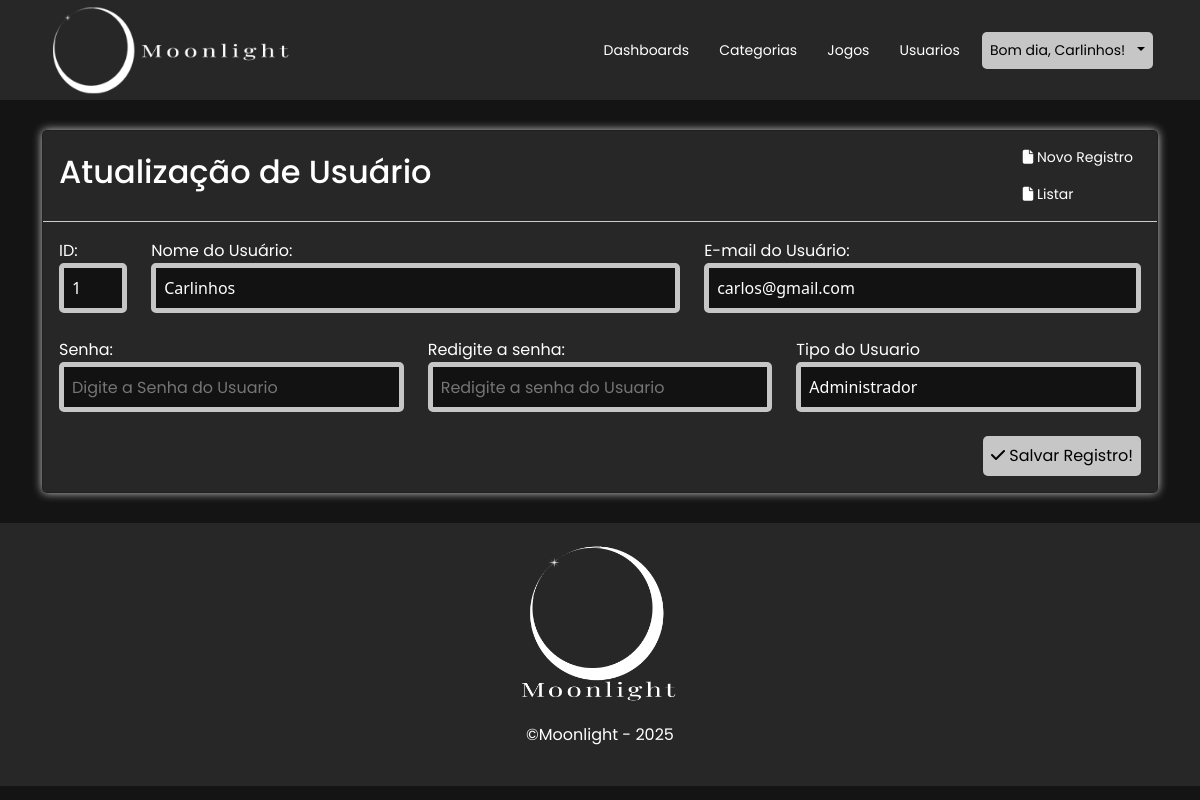
Page /Moonlight_Backend/Public/usuario/index/1 (signed in) on the committed database.
### Moonlight_Backend/Controller/UsuarioController.php (called while the page is built, shortened)
<?php
class UsuarioController{
    private $usuario;
    public function __construct(){
        $pdo = Conexao::connect();
        $this->usuario = new UsuarioModel($pdo);
    }
    public function index($id) {
        if (!empty($id)) {
            $dados = $this->usuario->editarUsuario($id);
            $id = $dados->id_user;
            $nome = $dados->nm_user;
            $email = $dados->email;
            $tipo = $dados->tipo;
        }
        require "../Views/usuario/index.php";
    }
}

### Moonlight_Backend/Model/UsuarioModel.php (called while the page is built, shortened)
<?php
    class UsuarioModel {
        private PDO $pdo;
        public function __construct(
            PDO $pdo,
        )
        {
            $this->pdo = $pdo;
        }
        public function editarUsuario($id) {
            $sql = "select * from usuários where id_user = :id_user limit 1";
            $consulta = $this->pdo->prepare($sql);
            $consulta->bindParam(":id_user", $id);
            $consulta->execute();
            return $consulta->fetch(PDO::FETCH_OBJ);
        }
    }
?>

### Moonlight_Backend/Views/usuario/index.php (the view, shortened to what this page needs)
<div class="container">
    <div class="card">
        <div class="card-header jc-between">
            <?php if(!empty($dados->id_user)): ?>
            <h2 class="float-start as-center white-text">Atualização de Usuário</h2>
            <?php else: ?>
            <h2 class="float-start as-center white-text">Cadastro de Usuário</h2>
            <?php endif; ?>
            <div class="float-end">
                <a href="<?= BASE_URL ?>/usuario" title="Novo Registro" class="simpleBtn p-x1 textdec-Debloat white-text">
                    <i class="fas fa-file"></i> Novo Registro
                </a>
                <a href="<?= BASE_URL ?>/usuario/listar" title="Listar" class="simpleBtn p-x1 textdec-Debloat white-text">
                    <i class="fas fa-file"></i> Listar
                </a>
            </div>
        </div>
        <div class="card-body">
            <form name="formCadastro" method="post" action="<?= BASE_URL ?>/usuario/salvar" data-parsley-validate="">
                <div class="row">
                    <div class="col-12 col-md-1">
                        <label class="formLabel" for="id">ID:</label>
                        <input type="text" name="id" id="id" class="inputForm-control" readonly value="<?= $id ?>">
                    </div>
                    <div class="col-12 col-md-6">
                        <label class="formLabel" for="nome">Nome do Usuário:</label>
                        <input type="text" name="nome" id="nome" required class="inputForm-control" value="<?= $nome ?>"
                            data-parsley-required-message="Preencha o nome" placeholder="Digite o nome do Usuario">
                    </div>
                    <div class="col-12 col-md-5">
                        <label class="formLabel" for="email">E-mail do Usuário:</label>
                        <input type="email" name="email" id="email" required class="inputForm-control" value="<?= $email ?>"
                            data-parsley-required-message="Preencha o e-mail"
                            data-parsley-type-message="Digite um e-mail válido" placeholder="Digite o Email do Usuario">
                    </div>
                </div>
                <br>
                <div class="row">
                    <div class="col-12 col-md-4">
                        <label class="formLabel" for="senha">Senha:</label>
                        <input type="password" name="senha" id="senha" class="inputForm-control" placeholder="Digite a Senha do Usuario">
                    </div>
                    <div class="col-12 col-md-4">
                        <label class="formLabel" for="senha2">Redigite a senha:</label>
                        <input type="password" name="senha2" id="senha2"  class="inputForm-control"
                            data-parsley-equalto="#senha"
                            data-parsley-equalto-message="As senhas são diferentes"
                            placeholder="Redigite a senha do Usuario">
                    </div>
                    <div class="col-12 col-md-4">
                        <label for="tipo" class="formLabel">Tipo do Usuario</label>
                        <select name="tipo" id="tipo" class="selectForm-control" data-parsley-required-message="Selecione um tipo" required>
                            <option value="admin" <?= $tipo === "admin" ? "selected" : "" ?>>Administrador</option>
                        </select>
                    </div>
                </div>
                <br>
                <button type="submit" class="formBtn p-x1 black-text float-end">
                    <i class="fas fa-check"></i> Salvar Registro!
                </button>
            </form>
        </div>
    </div>
</div>

### Moonlight_Backend/Public/css/index/style.css (style rules this page uses)
:root { --mainColor: #151414; --textMainColor: #FFFFFF; --textMainColorhover:#c7c7c7; --elementColor: #272727; --elementHardColor: #121212; --elementHardColorAlpha: rgba(18, 18, 18, 0.769); --secondColor: #F5F5F5; --textSecondColor: #000000; --tableLine: #dddddddd; --tableBackground1: #FFFFFF; --tableBackground2: #f3f3f3; --tableCTA: #bebebe; --CTAColor: #26bbff; --CTAHoverColor: #72d3ff; --btnBackgroundColor: rgb(198, 198, 198); --btnBackgroundColorhover: rgb(255, 255, 255); --inputBackground: #121212; --inputBorder: rgb(198, 198, 198); --inputBackgroundhover: #272727; --inputBorderhover:rgb(255, 255, 255); --btnBackgroundCtaColor: #26bbff; --btnBackgroundCtaHoverColor: #72d3ff; --font-default: "Poppins", arial, sans-serif; }
html, body { margin: 0; padding: 0; overflow-x: hidden; min-height: 100vh; top: 0; left: 0; width: 100%; -webkit-font-smoothing: antialiased; -moz-osx-font-smoothing: grayscale; background-color: var(--mainColor); color: var(--textMainColor); }
* { margin: 0; padding: 0; box-sizing: border-box; }
.white-text { font-family: var(--font-default); color: var(--textMainColor); }
.black-text { font-family: var(--font-default); color: var(--textSecondColor) !important; }
.jc-between { justify-content: space-between !important; }
.textdec-Debloat { text-decoration: none; }
.p-x1 { padding: 8px; }
.as-center { align-self: center; }
.simpleBtn { display: block; background-color: unset; color: var(--textMainColor); font-family: var(--font-default); font-size: 14px; border-radius: 5px; border: 0; padding: 8px; transition: ease-in-out 0.2s; }
.card { background-color: #272727; box-shadow: 0 0 10px #CCC; border-radius: 5px; margin: 30px 0; }

### Moonlight_Backend/Public/css/index/forms.css (style rules this page uses)
button { cursor: pointer; }
.card { background-color: #272727; box-shadow: 0 0 10px #CCC; border-radius: 5px; margin: 30px 0; }
.card-header { display: flex; border-bottom: 1px solid #CCC; justify-content: center; }
.formLabel { font-family: var(--font-default); color: var(--textMainColor); }
.inputForm-control { background-color: var(--inputBackground); border: 5px solid var(--inputBorder); border-radius: 5px !important; transition: ease-in-out 0.3s; color: var(--textMainColor) !important; display: block; width: 100%; font-size: 1rem; font-weight: 400; line-height: 1.5; appearance: none; background-clip: padding-box; padding: 8px; }
.inputForm-control::placeholder { font-family: var(--font-default); }
.selectForm-control { background-color: var(--inputBackground); border: 5px solid var(--inputBorder); border-radius: 5px !important; transition: ease-in-out 0.3s; color: var(--textMainColor) !important; display: block; width: 100%; font-size: 1rem; font-weight: 400; line-height: 1.5; appearance: none; background-clip: padding-box; padding: 8px; }
.formBtn { font-family: var(--font-default); background-color: var(--btnBackgroundColor); border: 0; border-radius: 5px; transition: ease-in-out 0.3s; }
.simpleBtn { display: block; color: var(--textMainColor); font-family: var(--font-default); font-size: 14px; border-radius: 5px; padding: 8px; transition: ease-in-out 0.2s; }

### rows in the picture
usuários: id "1", nome "Carlinhos", email "carlos@gmail.com", tipo "Administrador"

### other values in the picture
$greeting "Bom dia"
$userName "Carlinhos"
